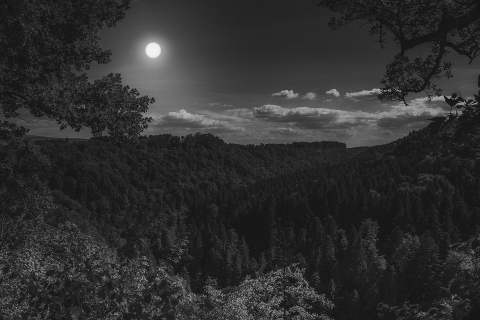
%> input picture Assignment 1/forest_gray.png, 480 x 320 px
$ octave Q1.m   (GNU Octave 9; MATLAB toolbox functions it lacks are replaced by stand-ins)
%> lines starting %> are read from the running program, lines starting %| are printed output that depends on the picture
clear;
A = imread("forest_gray.png");
%> A is the input picture: size 320x480 uint8; min 15, max 244, mean 47
subplot(4, 2, 1);
imshow(A);
subplot(4, 2, 2);
imhist(A);

G1 = imadjust(A, [], [], 0.75);
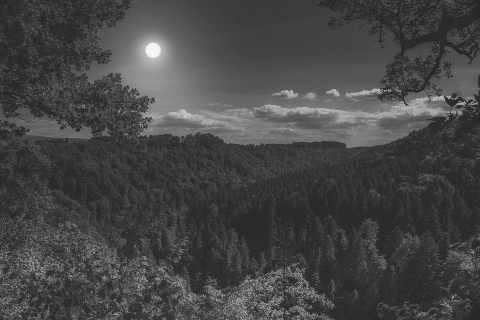
%> G1: size 320x480 uint8; min 30, max 247, mean 70.1
subplot(4, 2, 3);
imshow(G1);
subplot(4, 2, 4);
imhist(G1);

G2 = imadjust(A, [], [], 0.5);
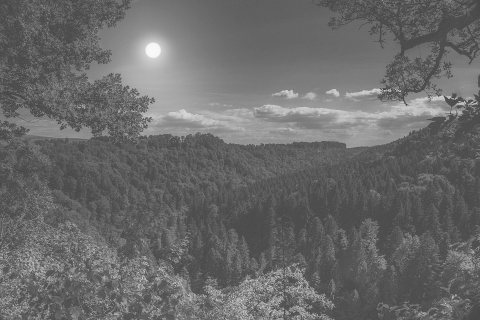
%> G2: size 320x480 uint8; min 62, max 249, mean 106
subplot(4, 2, 5);
imshow(G2);
subplot(4, 2, 6);
imhist(G2);

G3 = imadjust(A, [], [], 0.25);
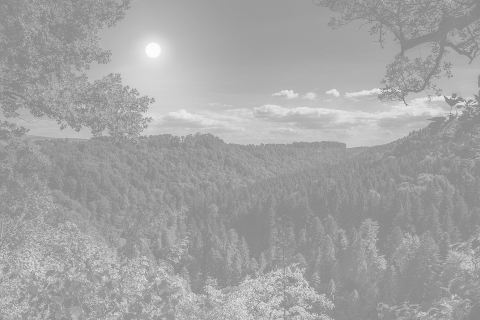
%> G3: size 320x480 uint8; min 126, max 252, mean 163.2
subplot(4, 2, 7);
imshow(G3);
subplot(4, 2, 8);
imhist(G3);
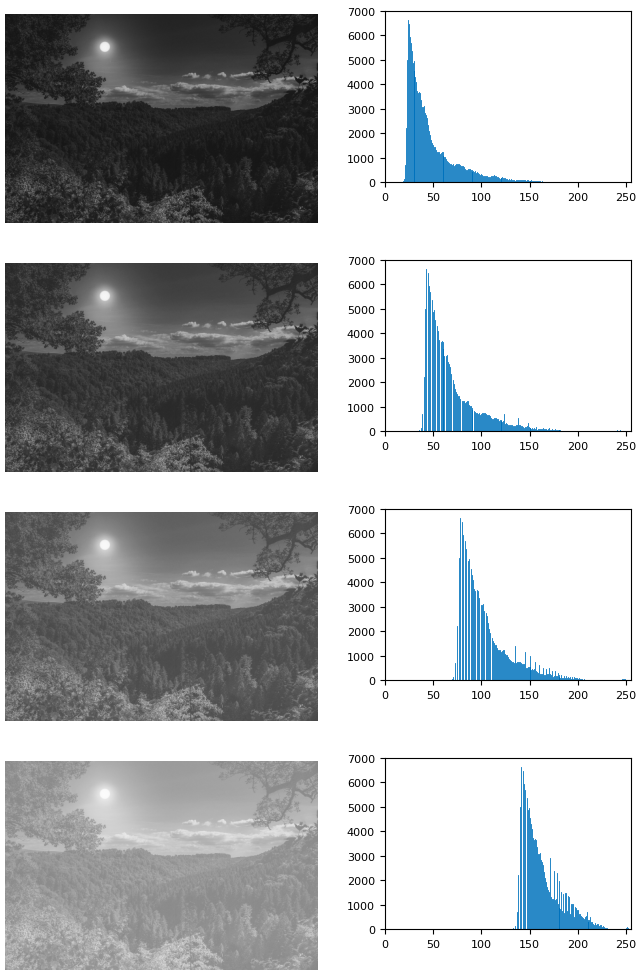
%> figure redrawn from the program's plot data, 8 panels
